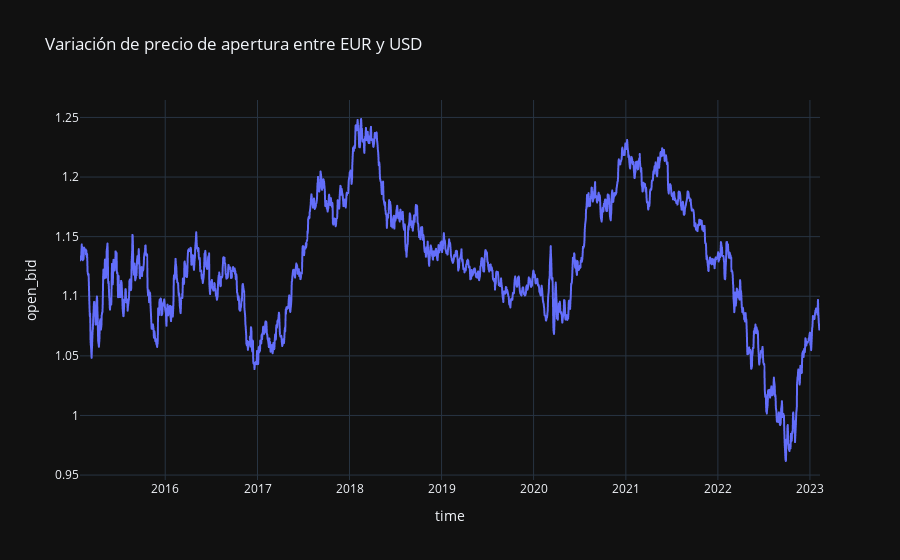

Source (notebook cell):
### Code cell
fig = px.line(exchange_rate, x = exchange_rate.index, y = exchange_rate.open_bid, template = "plotly_dark",
            title = 'Variación de precio de apertura entre EUR y USD')
fig.show()

### Figure 1 — Plotly figure (JSON) as saved in the notebook; plotly's stock layout.template omitted (floating-point values rounded to 4 significant figures; data arrays with more than 128 entries replaced by an {"elided": "..."} marker saying what was removed)
{"data": [{"hovertemplate": "time=%{x}<br>open_bid=%{y}<extra></extra>", "legendgroup": "", "line": {"color": "#636efa", "dash": "solid"}, "marker": {"symbol": "circle"}, "mode": "lines", "name": "", "showlegend": false, "type": "scattergl", "x": {"elided": "2507 str values"}, "xaxis": "x", "y": {"elided": "2507 float values"}, "yaxis": "y"}], "layout": {"legend": {"tracegroupgap": 0}, "title": {"text": "Variación de precio de apertura entre EUR y USD"}, "xaxis": {"anchor": "y", "domain": [0, 1], "title": {"text": "time"}}, "yaxis": {"anchor": "x", "domain": [0, 1], "title": {"text": "open_bid"}}}}
